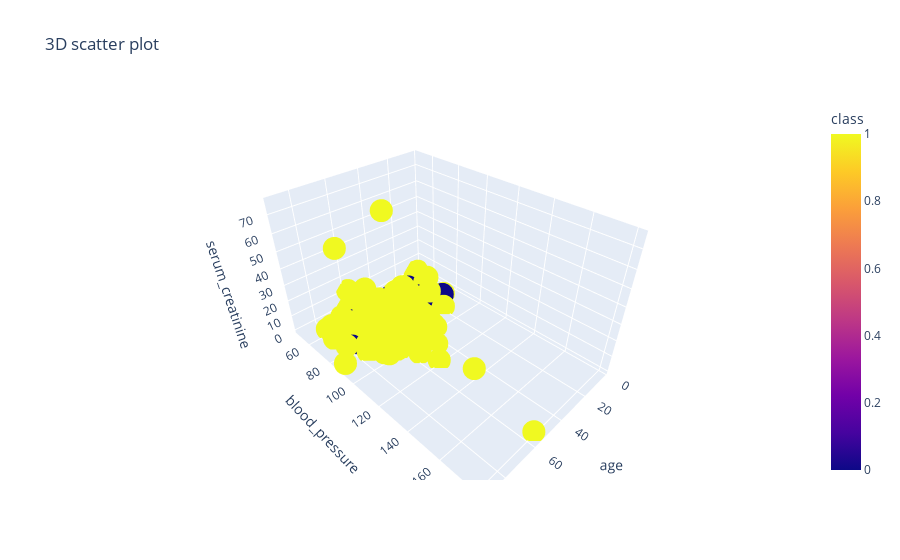

The cell this chart's notebook holds for it:
### Code cell
fig = px.scatter_3d(df,x="age",y="blood_pressure",z="serum_creatinine",color="class",title="3D scatter plot")
fig.show()

### Figure 1 — Plotly figure (JSON) as saved in the notebook; plotly's stock layout.template omitted (floating-point values rounded to 4 significant figures; data arrays with more than 128 entries replaced by an {"elided": "..."} marker saying what was removed)
{"data": [{"hovertemplate": "age=%{x}<br>blood_pressure=%{y}<br>serum_creatinine=%{z}<br>class=%{marker.color}<extra></extra>", "legendgroup": "", "marker": {"color": {"elided": "400 int values"}, "coloraxis": "coloraxis", "symbol": "circle"}, "mode": "markers", "name": "", "scene": "scene", "showlegend": false, "type": "scatter3d", "x": {"elided": "400 float values"}, "y": {"elided": "400 float values"}, "z": {"elided": "400 float values"}}], "layout": {"coloraxis": {"colorbar": {"title": {"text": "class"}}, "colorscale": [[0, "#0d0887"], [0.1111, "#46039f"], [0.2222, "#7201a8"], [0.3333, "#9c179e"], [0.4444, "#bd3786"], [0.5556, "#d8576b"], [0.6667, "#ed7953"], [0.7778, "#fb9f3a"], [0.8889, "#fdca26"], [1, "#f0f921"]]}, "legend": {"tracegroupgap": 0}, "scene": {"domain": {"x": [0, 1], "y": [0, 1]}, "xaxis": {"title": {"text": "age"}}, "yaxis": {"title": {"text": "blood_pressure"}}, "zaxis": {"title": {"text": "serum_creatinine"}}}, "title": {"text": "3D scatter plot"}}}
